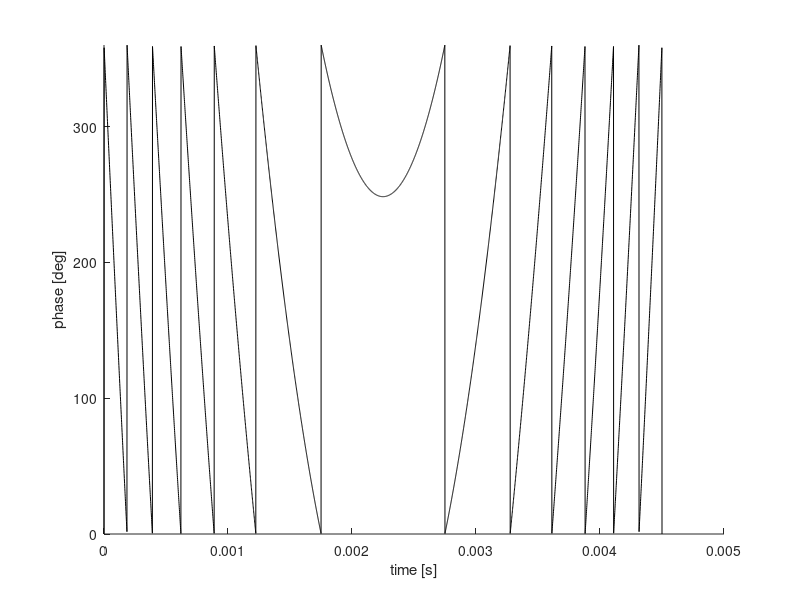
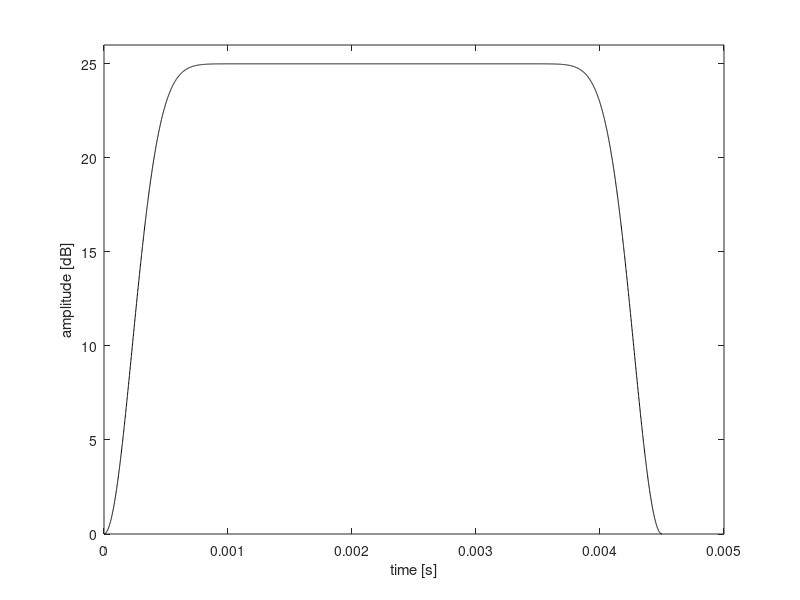

The MATLAB source for these figures, in order:
% CHIRP phase table generator for Tecmag
% Adapted from Tecmag's CHIRP script

clear
clc
close all

%%%%%%% User-defined parameters %%%%%%%

% dt = 500e-9 ; %time per point in waveform (s) [Scout limit is 20ns]
N = 4500; %points to define the waveform
tau = 4.5e-3; %pulse length (s)
sliceheight = 0.040; %mm
G = 6.59; %T m-1, B0 field gradient
offset = 0; %mm, frequency offset (if applicable)
amplitude = 25; %dB, for Tecmag
% NOTE: positive offset moves to the left in the FT spectrum (negative
% position)

%%%%%%% END User-defined parameters %%%%%%%


% N = round(tau/dt); %number of points per pulse waveform
dt = (tau/N); %time per point in waveform (s) [Scout limit is 20 ns]
gamma = 42.576; %MHz T-1
SW = sliceheight*G*gamma*1000; %Hz
offsetHz = offset*1000*G*gamma; %Hz

phase = zeros(N,1);

ind = 1:N;
f = (ind-N/2)*(SW/N);
inc = 2*pi*f*dt;
o_inc = 2*pi*offsetHz*dt;

for i = 1:N-1
    phase(i+1) = phase(i)+inc(i)-o_inc;
end

phase = mod((phase*360/2/pi),360);
dlmwrite('CHIRP_Phase.dat',phase);



figure(1)
hold on
t = linspace(0,tau,N);
plot(t,phase,'-k')
xlabel('time [s]')
ylabel('phase [deg]')
ylim([0 360])

tamp = linspace(0,tau,N);
amp = amplitude*(1-(cos(pi*tamp/tau)).^40);
dlmwrite('CHIRP_Amp.dat',amp');

figure(2)
plot(tamp,amp,'-k')
xlabel('time [s]')
ylabel('amplitude [dB]')
ylim([0 amplitude+1])
